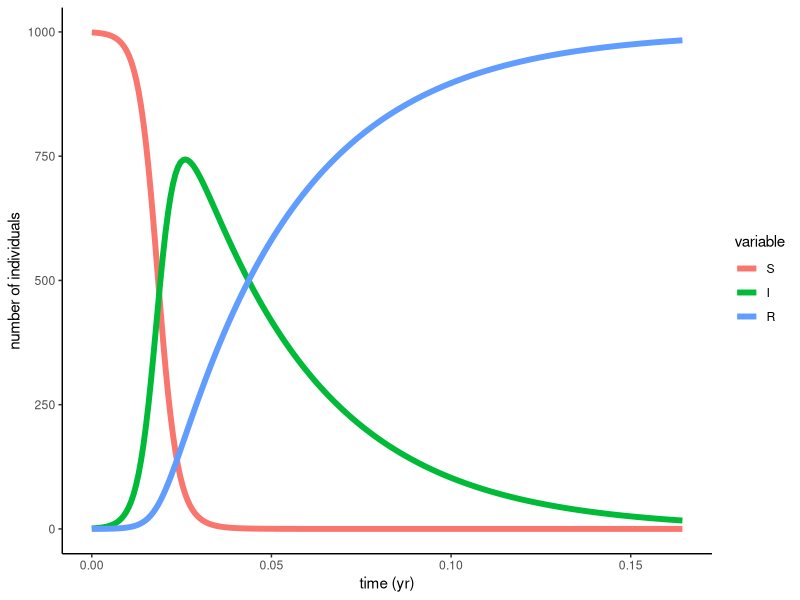
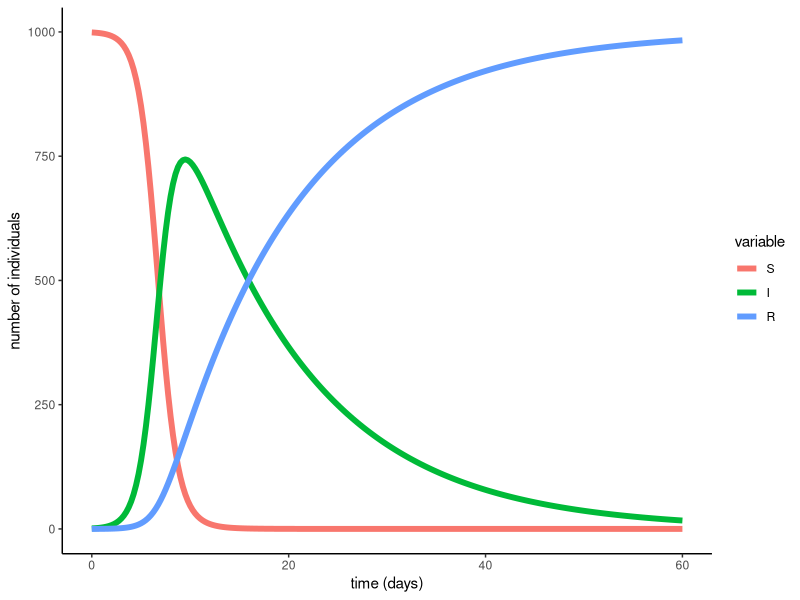

These figures' R source, in order:
## ---- chunk 1
require(deSolve)
require(ggplot2)
require(reshape2)

closed.sir.model <- function (t, x, params) { 
infect <- params["beta"]*x[1]*x[2]/sum(x)
recover <- params["gamma"]*x[2]
list(c(-infect,infect-recover,recover))
}



params <- c(beta=400,gamma=365/13)
times<-seq(0,60/365,1/365/4)
xstart <- c(S=999,I=1,R=0)

out <- as.data.frame(
                     ode(
                         func=closed.sir.model,
                         y=xstart,
                         times=times,
                         parms=params
                        ) 
                     )

out2 <- melt(out,id='time') 
ggplot(data=out2,mapping=aes(x=time,y=value,color=variable))+geom_line(size=2)+theme_classic()+labs(x='time (yr)',y='number of individuals')

## ---- chunk 2
params<-params/365
times<-times*365

out <- as.data.frame(
                     ode(
                         func=closed.sir.model,
                         y=xstart,
                         times=times,
                         parms=params
                        ) 
                     )

out2 <- melt(out,id='time') 
ggplot(data=out2,mapping=aes(x=time,y=value,color=variable))+geom_line(size=2)+theme_classic()+labs(x='time (days)',y='number of individuals')


## ---- chunk 3
closed.sir.model <- function (t, x, params) { 
infect <- params["beta"]*x[1]*x[2]/sum(x)
recover <- params["gamma"]*x[2]
list(c(-infect,infect-recover,recover))
}
